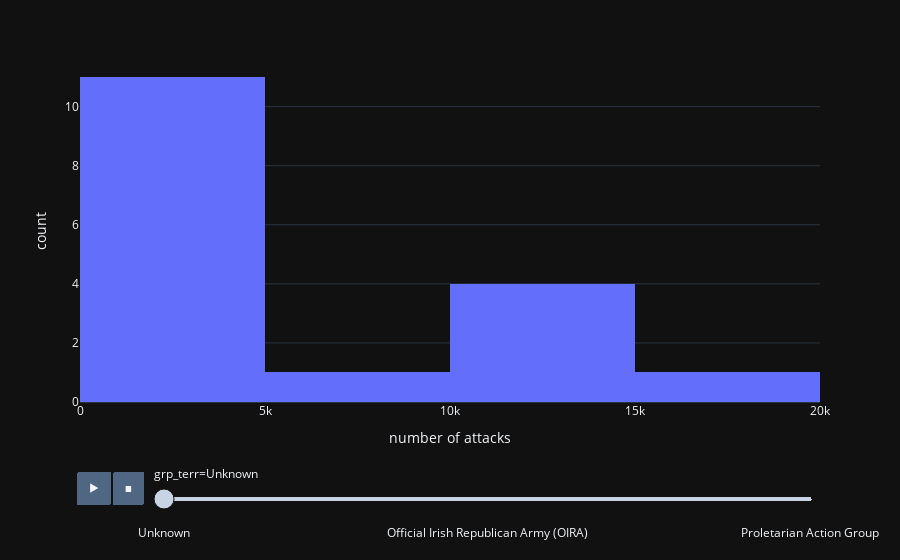

Notebook code for this chart:
### Code cell
px.histogram(terrorist_att,x ='number of attacks',title =f"",animation_frame='grp_terr',template='plotly_dark')

### Figure 1 — Plotly figure (JSON) as saved in the notebook; plotly's stock layout.template omitted (floating-point values rounded to 4 significant figures)
{"data": [{"alignmentgroup": "True", "bingroup": "x", "hovertemplate": "grp_terr=Unknown<br>number of attacks=%{x}<br>count=%{y}<extra></extra>", "legendgroup": "", "marker": {"color": "#636efa", "pattern": {"shape": ""}}, "name": "", "offsetgroup": "", "orientation": "v", "showlegend": false, "type": "histogram", "x": [636, 2601, 2620, 2548, 2810, 2854, 5053, 1382, 1298, 1161, 4712, 4789, 12036, 16903, 14965, 13587, 10900], "xaxis": "x", "yaxis": "y"}], "layout": {"barmode": "relative", "legend": {"tracegroupgap": 0}, "margin": {"t": 60}, "sliders": [{"active": 0, "currentvalue": {"prefix": "grp_terr="}, "len": 0.9, "pad": {"b": 10, "t": 60}, "steps": [{"args": [["Unknown"], {"frame": {"duration": 0, "redraw": true}, "fromcurrent": true, "mode": "immediate", "transition": {"duration": 0, "easing": "linear"}}], "label": "Unknown", "method": "animate"}, {"args": [["Black September"], {"frame": {"duration": 0, "redraw": true}, "fromcurrent": true, "mode": "immediate", "transition": {"duration": 0, "easing": "linear"}}], "label": "Black September", "method": "animate"}, {"args": [["Ejercito Revolucionaria del Pueblo (ERP) (Argentina)"], {"frame": {"duration": 0, "redraw": true}, "fromcurrent": true, "mode": "immediate", "transition": {"duration": 0, "easing": "linear"}}], "label": "Ejercito Revolucionaria del Pueblo (ERP) (Argentina)", "method": "animate"}, {"args": [["Irish Republican Army (IRA)"], {"frame": {"duration": 0, "redraw": true}, "fromcurrent": true, "mode": "immediate", "transition": {"duration": 0, "easing": "linear"}}], "label": "Irish Republican Army (IRA)", "method": "animate"}, {"args": [["Revolutionary Communist League (LCR) (Spain)"], {"frame": {"duration": 0, "redraw": true}, "fromcurrent": true, "mode": "immediate", "transition": {"duration": 0, "easing": "linear"}}], "label": "Revolutionary Communist League (LCR) (Spain)", "method": "animate"}, {"args": [["Protestant extremists"], {"frame": {"duration": 0, "redraw": true}, "fromcurrent": true, "mode": "immediate", "transition": {"duration": 0, "easing": "linear"}}], "label": "Protestant extremists", "method": "animate"}, {"args": [["Black Muslims"], {"frame": {"duration": 0, "redraw": true}, "fromcurrent": true, "mode": "immediate", "transition": {"duration": 0, "easing": "linear"}}], "label": "Black Muslims", "method": "animate"}, {"args": [["Official Irish Republican Army (OIRA)"], {"frame": {"duration": 0, "redraw": true}, "fromcurrent": true, "mode": "immediate", "transition": {"duration": 0, "easing": "linear"}}], "label": "Official Irish Republican Army (OIRA)", "method": "animate"}, {"args": [["White extremists"], {"frame": {"duration": 0, "redraw": true}, "fromcurrent": true, "mode": "immediate", "transition": {"duration": 0, "easing": "linear"}}], "label": "White extremists", "method": "animate"}, {"args": [["Armed Proletarian Nuclei (NAP)"], {"frame": {"duration": 0, "redraw": true}, "fromcurrent": true, "mode": "immediate", "transition": {"duration": 0, "easing": "linear"}}], "label": "Armed Proletarian Nuclei (NAP)", "method": "animate"}, {"args": [["Weather Underground, Weathermen"], {"frame": {"duration": 0, "redraw": true}, "fromcurrent": true, "mode": "immediate", "transition": {"duration": 0, "easing": "linear"}}], "label": "Weather Underground, Weathermen", "method": "animate"}, {"args": [["Baader-Meinhof Group"], {"frame": {"duration": 0, "redraw": true}, "fromcurrent": true, "mode": "immediate", "transition": {"duration": 0, "easing": "linear"}}], "label": "Baader-Meinhof Group", "method": "animate"}, {"args": [["Ulster Volunteer Force (UVF)"], {"frame": {"duration": 0, "redraw": true}, "fromcurrent": true, "mode": "immediate", "transition": {"duration": 0, "easing": "linear"}}], "label": "Ulster Volunteer Force (UVF)", "method": "animate"}, {"args": [["National Liberation Army of Colombia (ELN)"], {"frame": {"duration": 0, "redraw": true}, "fromcurrent": true, "mode": "immediate", "transition": {"duration": 0, "easing": "linear"}}], "label": "National Liberation Army of Colombia (ELN)", "method": "animate"}, {"args": [["Proletarian Action Group"], {"frame": {"duration": 0, "redraw": true}, "fromcurrent": true, "mode": "immediate", "transition": {"duration": 0, "easing": "linear"}}], "label": "Proletarian Action Group", "method": "animate"}], "x": 0.1, "xanchor": "left", "y": 0, "yanchor": "top"}], "updatemenus": [{"buttons": [{"args": [null, {"frame": {"duration": 500, "redraw": true}, "fromcurrent": true, "mode": "immediate", "transition": {"duration": 500, "easing": "linear"}}], "label": "&#9654;", "method": "animate"}, {"args": [[null], {"frame": {"duration": 0, "redraw": true}, "fromcurrent": true, "mode": "immediate", "transition": {"duration": 0, "easing": "linear"}}], "label": "&#9724;", "method": "animate"}], "direction": "left", "pad": {"r": 10, "t": 70}, "showactive": false, "type": "buttons", "x": 0.1, "xanchor": "right", "y": 0, "yanchor": "top"}], "xaxis": {"anchor": "y", "domain": [0, 1], "title": {"text": "number of attacks"}}, "yaxis": {"anchor": "x", "domain": [0, 1], "title": {"text": "count"}}}}
